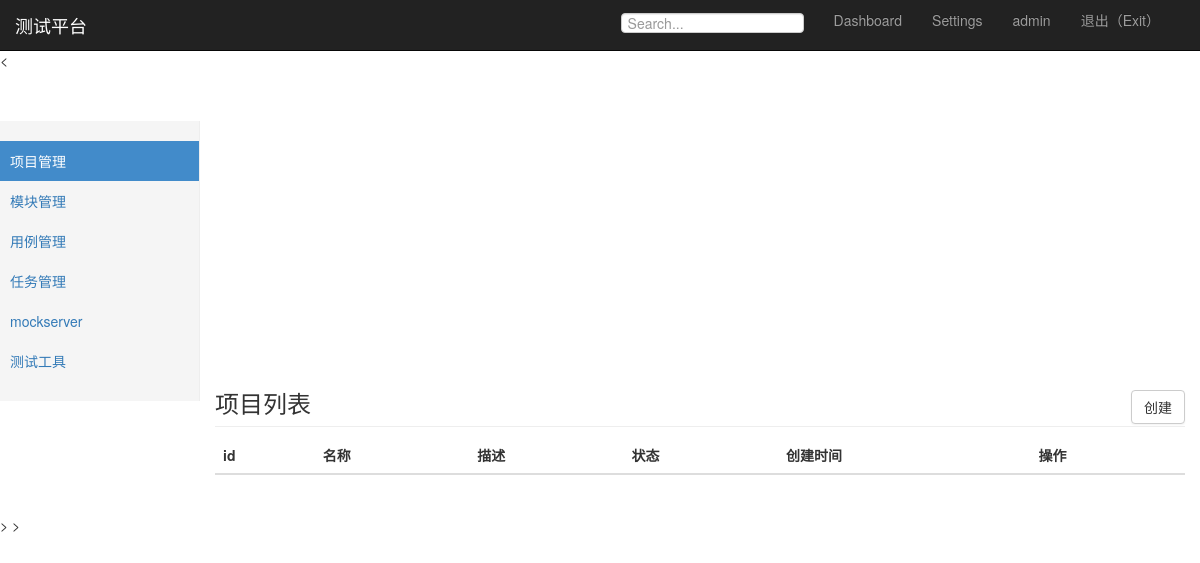
Page /manage/project_manage/ (signed in) on the earlier database version.
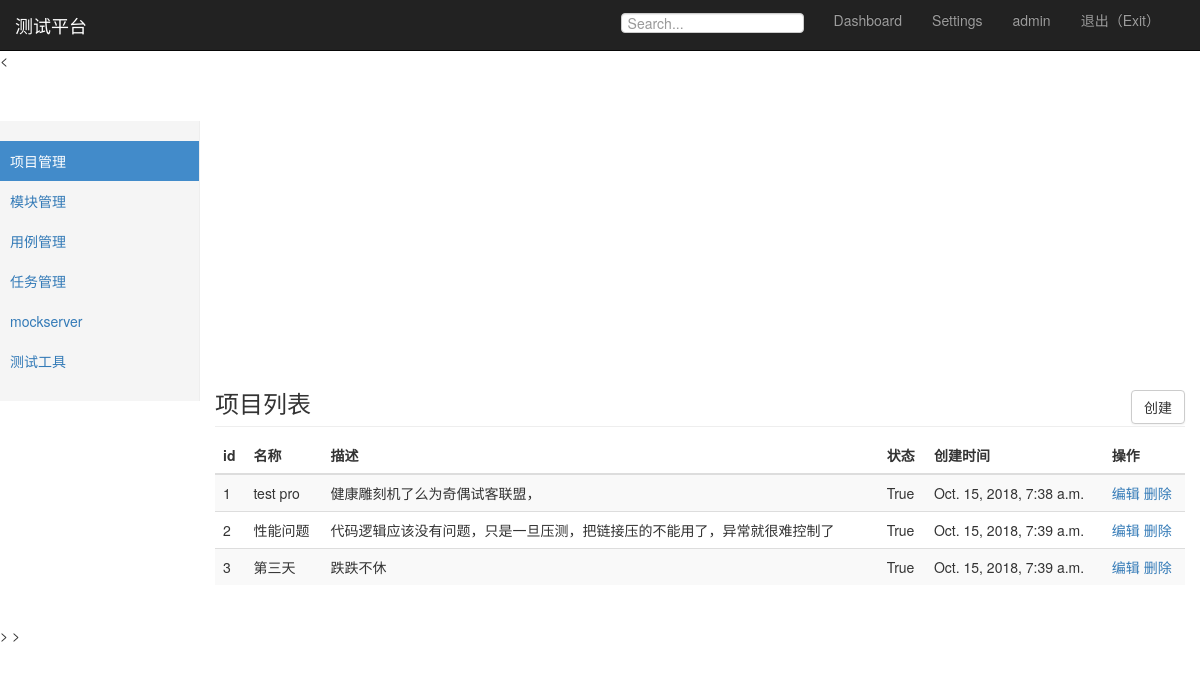
Same page on the later database version.
### project_app/models.py (models this page shows, shortened)
class Project(models.Model):      #实际数据库里边的表名为user_app_project,会自动带上项目名
    name = models.CharField("名称",max_length = 100, blank = False, null = True)    #此处不加名段名“名称”，会自动用字段名name
    describe = models.TextField("描述", default = "")
    status = models.BooleanField("状态", default = True)
    create_time = models.DateTimeField("创建时间", auto_now = True)

### project_app/views.py (the view)
# urls.py: path('project_manage/', views.project_manage),
@login_required  #判断用户是否登录
def project_manage(request):
    username = request.session.get('user','') #读取浏览器session
    project_all = Project.objects.all
    return render(request, "project_manage.html",{
        "user":username,
        "projects":project_all,
        "type":"list"
    })

### templates/project_manage.html (shortened to what this page needs)
{% extends "base.html"%}
{% block content %}
    <nav class="navbar navbar-inverse navbar-fixed-top">
      <div class="container-fluid">
        <div class="navbar-header">
          <a class="navbar-brand" href="#">测试平台</a>
        </div>
        <div id="navbar" class="navbar-collapse collapse">
          <ul class="nav navbar-nav navbar-right">
            <li><a href="#">Dashboard</a></li>
            <li><a href="#">Settings</a></li>
            <li><a href="#">{{ user }}</a></li>
            <li><a href="/logout/">退出（Exit）</a></li>
          </ul>
          <form class="navbar-form navbar-right">
            <input type="text" class="form-control" placeholder="Search...">
          </form>
        </div>
      </div>
    </nav>
    <div class="container-fluid">
      <div class="row">
        <div class="col-sm-3 col-md-2 sidebar">
          <ul class="nav nav-sidebar">
            <li class="active"><a href="#">项目管理</a></li>
            <li><a href="#">模块管理</a></li>
          </ul>
          <ul class="nav nav-sidebar">
            <li><a href="">用例管理</a></li>
            <li><a href="">任务管理</a></li>
          </ul>
          <ul class="nav nav-sidebar">
            <li><a href="">mockserver</a></li>
            <li><a href="">测试工具</a></li>
          </ul>
        </div>
        {% if type == 'list' %}
        <div class="col-sm-9 col-sm-offset-3 col-md-10 col-md-offset-2 main">
          <h3 class="sub-header">项目列表
            <button type="button" class="btn btn-default"
                    style="float: right;"
                    onclick="window.location.href='/manage/add_project/'">创建</button>
          </h3>
          <div class="table-responsive">
            <table class="table table-striped">
              <thead>
                <tr>
                  <th>id</th>
                  <th>名称</th>
                  <th>描述</th>
                  <th>状态</th>
                  <th>创建时间</th>
                  <th>操作</th>
                </tr>
              </thead>
              <tbody>
                {% for project in projects %}
                <tr>
                  <td>{{ project.id }}</td>
                  <td>{{ project.name }}</td>
                  <td>{{ project.describe }}</td>
                  <td>{{ project.status }}</td>
                  <td>{{ project.create_time }}</td>
                  <td>
                    <a href="/manage/edit_project/{{project.id}}/">编辑</a>
                    <a href="/manage/edit_project/{{project.id}}/">删除</a>
                  </td>
                </tr>
                {% endfor %}
              </tbody>
            </table>
          </div>
        </div>
        {% endif %}
      </div>
    </div>
{% endblock %}

### templates/base.html (shortened to what this page needs)
<!DOCTYPE html>
<html lang="zh-CN">
  <head>
    {% load static %}
    <link rel="stylesheet" type="text/css" href="{% static "css/bootstrap.min.css" %}">
    <link rel="stylesheet" type="text/css" href="{% static "css/signin.css" %}">
    <link rel="stylesheet" type="text/css" href="{% static "css/dashboard.css" %}">
    <<link href="https://cdn.bootcss.com/bootstrap/3.3.7/css/bootstrap.min.css" rel="stylesheet">
  </head>
 <body>
 {% block content %}
 {% endblock %}
 </body>>
</html>>

### static/css/signin.css (style rules this page uses)
body { padding-top: 40px; padding-bottom: 40px; background-color: #eee; }

### static/css/dashboard.css (style rules this page uses)
body { padding-top: 50px; }
.sub-header { padding-bottom: 10px; border-bottom: 1px solid #eee; }
.navbar-fixed-top { border: 0; }
.sidebar { display: none; }
@media (min-width: 768px) { .sidebar { position: fixed; top: 51px; bottom: 0; left: 0; z-index: 1000; display: block; padding: 20px; overflow-x: hidden; overflow-y: auto; background-color: #f5f5f5; border-right: 1px solid #eee; } }
.nav-sidebar { margin-right: -21px; margin-bottom: 20px; margin-left: -20px; }
.nav-sidebar > li > a { padding-right: 20px; padding-left: 20px; }
.nav-sidebar > .active > a, .nav-sidebar > .active > a:hover, .nav-sidebar > .active > a:focus { color: #fff; background-color: #428bca; }
.main { padding: 20px; }
@media (min-width: 768px) { .main { padding-right: 40px; padding-left: 40px; } }

Differences in the rows shown:
added Project: id "1", name "test pro", describe "健康雕刻机了么为奇偶试客联盟，", status "True", create_time "Oct. 15, 2018, 7:38 a.m."
added Project: id "2", name "性能问题", describe "代码逻辑应该没有问题，只是一旦压测，把链接压的不能用了，异常就很难控制了", status "True", create_time "Oct. 15, 2018, 7:39 a.m."
added Project: id "3", name "第三天", describe "跌跌不休", status "True", create_time "Oct. 15, 2018, 7:39 a.m."
